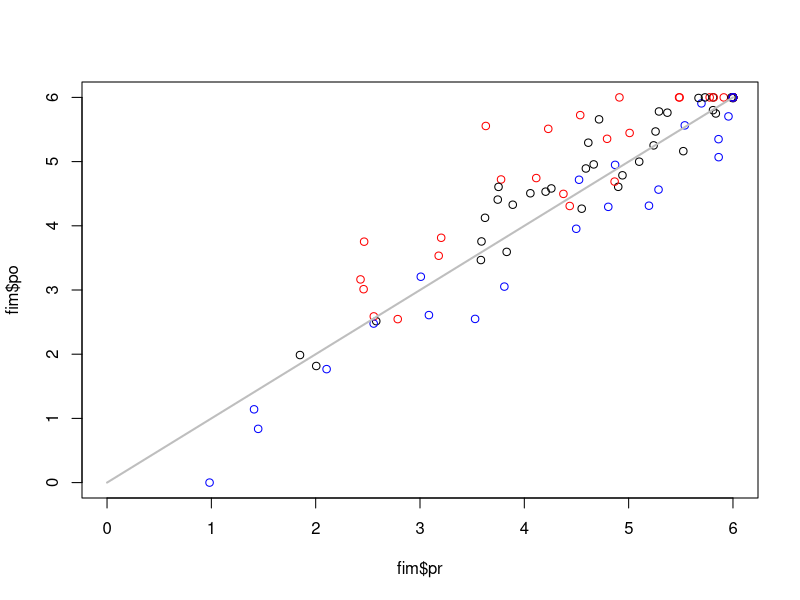

Write R code to recreate this figure. (Note: this script raises an error after producing the figure.)
rm(list=ls())
set.seed(101)

nobs=100
ceil1=6
floor1=0
mu.true=mu=5
tau2.true=tau2=3
sig2.true=sig2=0.3

#generate pre-scores
pr=pr.true=rnorm(nobs,mean=mu,sd=sqrt(tau2))
cond=pr>ceil1;  sum(cond); pr[cond]=ceil1
cond=pr<floor1; sum(cond); pr[cond]=floor1

#generate xmat
uniq=matrix(c(0,0,1,0,0,1),3,2,byrow=T)
ind=sample(1:nrow(uniq),size=nobs,replace=T)
xmat=cbind(1,uniq[ind,])
colnames(xmat)=c('interc','trat1','trat2')

#generate xmat associated with pr
xmat.pr=xmat*pr
xmat.pr.true=xmat*pr.true
colnames(xmat.pr)=colnames(xmat.pr.true)=c('pr','pr_trat1','pr_trat2')

#parameters
betas.true=betas=c(0,0,-0.5)
gammas.true=gammas=c(1,0.2,0)

#generate data 
media=xmat%*%betas+xmat.pr.true%*%gammas
po=po.true=rnorm(nobs,mean=media,sd=sqrt(sig2))
cond=po>ceil1;  sum(cond); po[cond]=ceil1
cond=po<floor1; sum(cond); po[cond]=floor1

#final dataset
fim=data.frame(po=po,pr=pr,xmat[,-1])

#visualize these results
cores=rep('black',nrow(fim))
cond=fim$trat1==1; cores[cond]='red'
cond=fim$trat2==1; cores[cond]='blue'
rango=c(floor1,ceil1)
plot(fim$pr,fim$po,col=cores,xlim=rango,ylim=rango)
lines(rango,rango,col='grey',lwd=2)

#output results
setwd('U:\\GIT_models\\ceiling_effect')
write.csv(fim,'fake data.csv',row.names=F)
